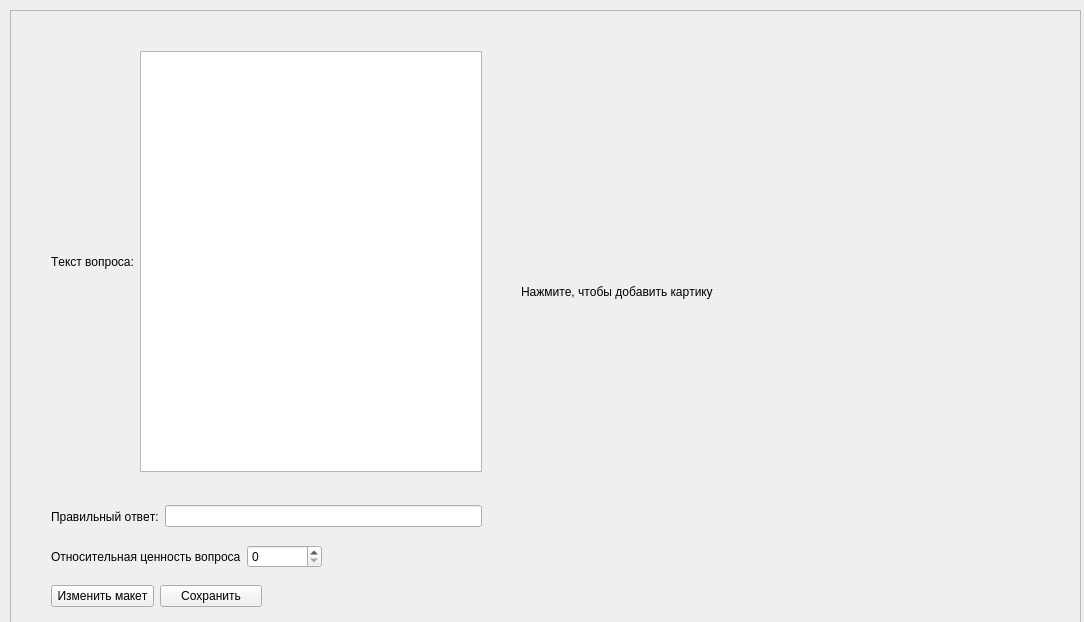
<?xml version="1.0" encoding="UTF-8"?>
<ui version="4.0">
 <class>Form</class>
 <widget class="QWidget" name="Form">
  <property name="geometry">
   <rect>
    <x>0</x>
    <y>0</y>
    <width>1084</width>
    <height>622</height>
   </rect>
  </property>
  <property name="minimumSize">
   <size>
    <width>650</width>
    <height>400</height>
   </size>
  </property>
  <property name="font">
   <font>
    <strikeout>false</strikeout>
    <kerning>false</kerning>
   </font>
  </property>
  <property name="windowTitle">
   <string>Form</string>
  </property>
  <widget class="QScrollArea" name="scrollArea">
   <property name="geometry">
    <rect>
     <x>10</x>
     <y>10</y>
     <width>1071</width>
     <height>751</height>
    </rect>
   </property>
   <property name="widgetResizable">
    <bool>true</bool>
   </property>
   <widget class="QWidget" name="scrollAreaWidgetContents">
    <property name="geometry">
     <rect>
      <x>0</x>
      <y>0</y>
      <width>1069</width>
      <height>749</height>
     </rect>
    </property>
    <widget class="QWidget" name="horizontalLayoutWidget">
     <property name="geometry">
      <rect>
       <x>40</x>
       <y>570</y>
       <width>211</width>
       <height>31</height>
      </rect>
     </property>
     <layout class="QHBoxLayout" name="horizontalLayout">
      <item>
       <widget class="QPushButton" name="choosing_maket_button">
        <property name="text">
         <string>Изменить макет</string>
        </property>
       </widget>
      </item>
      <item>
       <widget class="QPushButton" name="save_button">
        <property name="text">
         <string>Сохранить</string>
        </property>
       </widget>
      </item>
     </layout>
    </widget>
    <widget class="QWidget" name="horizontalLayoutWidget_2">
     <property name="geometry">
      <rect>
       <x>40</x>
       <y>490</y>
       <width>431</width>
       <height>31</height>
      </rect>
     </property>
     <layout class="QHBoxLayout" name="horizontalLayout_2">
      <item>
       <widget class="QLabel" name="label_2">
        <property name="text">
         <string>Правильный ответ:</string>
        </property>
       </widget>
      </item>
      <item>
       <widget class="QLineEdit" name="answer_line_edit"/>
      </item>
     </layout>
    </widget>
    <widget class="QWidget" name="horizontalLayoutWidget_3">
     <property name="geometry">
      <rect>
       <x>40</x>
       <y>40</y>
       <width>431</width>
       <height>421</height>
      </rect>
     </property>
     <layout class="QHBoxLayout" name="horizontalLayout_3">
      <item>
       <widget class="QLabel" name="label">
        <property name="text">
         <string>Текст вопроса:</string>
        </property>
       </widget>
      </item>
      <item>
       <widget class="QPlainTextEdit" name="question_plain_text"/>
      </item>
     </layout>
    </widget>
    <widget class="QLabel" name="image_label">
     <property name="geometry">
      <rect>
       <x>510</x>
       <y>40</y>
       <width>551</width>
       <height>481</height>
      </rect>
     </property>
     <property name="text">
      <string>Нажмите, чтобы добавить картику</string>
     </property>
    </widget>
    <widget class="QWidget" name="horizontalLayoutWidget_4">
     <property name="geometry">
      <rect>
       <x>40</x>
       <y>530</y>
       <width>271</width>
       <height>31</height>
      </rect>
     </property>
     <layout class="QHBoxLayout" name="horizontalLayout_4">
      <item>
       <widget class="QLabel" name="label_3">
        <property name="text">
         <string>Относительная ценность вопроса</string>
        </property>
       </widget>
      </item>
      <item>
       <widget class="QSpinBox" name="value_spinbox"/>
      </item>
     </layout>
    </widget>
   </widget>
  </widget>
 </widget>
 <resources/>
 <connections/>
</ui>
